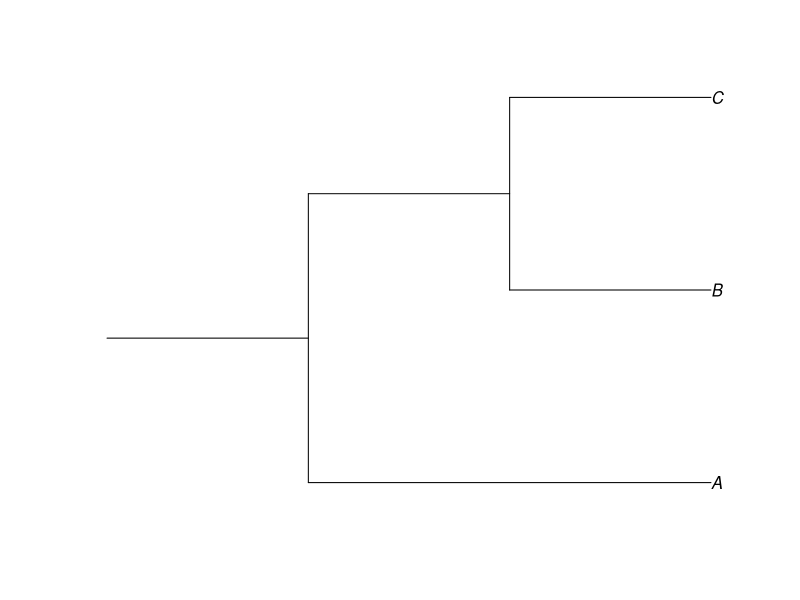

Here is the R script that generated this plot:
library(ape)

PlotPhylogenyWithRootEdge <- function(phylogeny)
{
  plot(phylogeny,root.edge = TRUE)
}

DemonstratePlotPhylogenyWithRootEdge <- function()
{
  phylogeny <- read.tree(text="(A:2.0,(B:1.0,C:1.0):1.0):1.0;")
  PlotPhylogenyWithRootEdge(phylogeny)
}

# Uncomment this to view the function demonstration
DemonstratePlotPhylogenyWithRootEdge()
